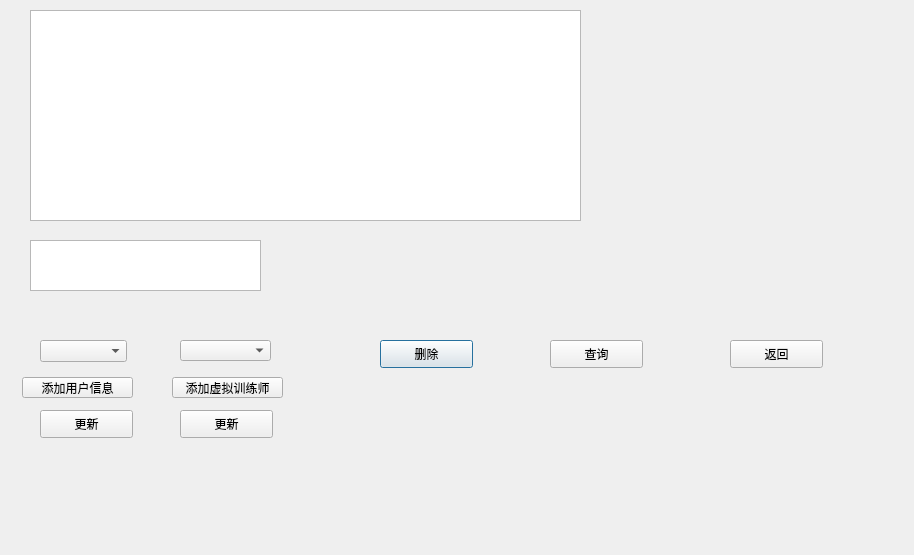
<?xml version="1.0" encoding="UTF-8"?>
<ui version="4.0">
 <class>SqlDialog</class>
 <widget class="QDialog" name="SqlDialog">
  <property name="geometry">
   <rect>
    <x>0</x>
    <y>0</y>
    <width>914</width>
    <height>555</height>
   </rect>
  </property>
  <property name="windowTitle">
   <string>Dialog</string>
  </property>
  <widget class="QPushButton" name="pushButton">
   <property name="geometry">
    <rect>
     <x>380</x>
     <y>340</y>
     <width>93</width>
     <height>28</height>
    </rect>
   </property>
   <property name="text">
    <string>删除</string>
   </property>
  </widget>
  <widget class="QPushButton" name="addBtn">
   <property name="geometry">
    <rect>
     <x>22</x>
     <y>377</y>
     <width>111</width>
     <height>21</height>
    </rect>
   </property>
   <property name="text">
    <string>添加用户信息</string>
   </property>
  </widget>
  <widget class="QLabel" name="debug">
   <property name="geometry">
    <rect>
     <x>40</x>
     <y>430</y>
     <width>131</width>
     <height>21</height>
    </rect>
   </property>
   <property name="text">
    <string/>
   </property>
  </widget>
  <widget class="QTableView" name="tableView">
   <property name="geometry">
    <rect>
     <x>30</x>
     <y>10</y>
     <width>551</width>
     <height>211</height>
    </rect>
   </property>
  </widget>
  <widget class="QPushButton" name="showBtn">
   <property name="geometry">
    <rect>
     <x>40</x>
     <y>410</y>
     <width>93</width>
     <height>28</height>
    </rect>
   </property>
   <property name="text">
    <string>更新</string>
   </property>
  </widget>
  <widget class="QListWidget" name="errorlist">
   <property name="geometry">
    <rect>
     <x>30</x>
     <y>240</y>
     <width>231</width>
     <height>51</height>
    </rect>
   </property>
  </widget>
  <widget class="QPushButton" name="checkBtn">
   <property name="geometry">
    <rect>
     <x>550</x>
     <y>340</y>
     <width>93</width>
     <height>28</height>
    </rect>
   </property>
   <property name="text">
    <string>查询</string>
   </property>
  </widget>
  <widget class="QPushButton" name="returnBtn">
   <property name="geometry">
    <rect>
     <x>730</x>
     <y>340</y>
     <width>93</width>
     <height>28</height>
    </rect>
   </property>
   <property name="text">
    <string>返回</string>
   </property>
  </widget>
  <widget class="QComboBox" name="choose">
   <property name="geometry">
    <rect>
     <x>40</x>
     <y>340</y>
     <width>87</width>
     <height>22</height>
    </rect>
   </property>
  </widget>
  <widget class="QComboBox" name="serverchose">
   <property name="geometry">
    <rect>
     <x>180</x>
     <y>340</y>
     <width>91</width>
     <height>21</height>
    </rect>
   </property>
  </widget>
  <widget class="QPushButton" name="serveraddbtn">
   <property name="geometry">
    <rect>
     <x>172</x>
     <y>377</y>
     <width>111</width>
     <height>21</height>
    </rect>
   </property>
   <property name="text">
    <string>添加虚拟训练师</string>
   </property>
  </widget>
  <widget class="QPushButton" name="show2">
   <property name="geometry">
    <rect>
     <x>180</x>
     <y>410</y>
     <width>93</width>
     <height>28</height>
    </rect>
   </property>
   <property name="text">
    <string>更新</string>
   </property>
  </widget>
 </widget>
 <resources/>
 <connections/>
</ui>
